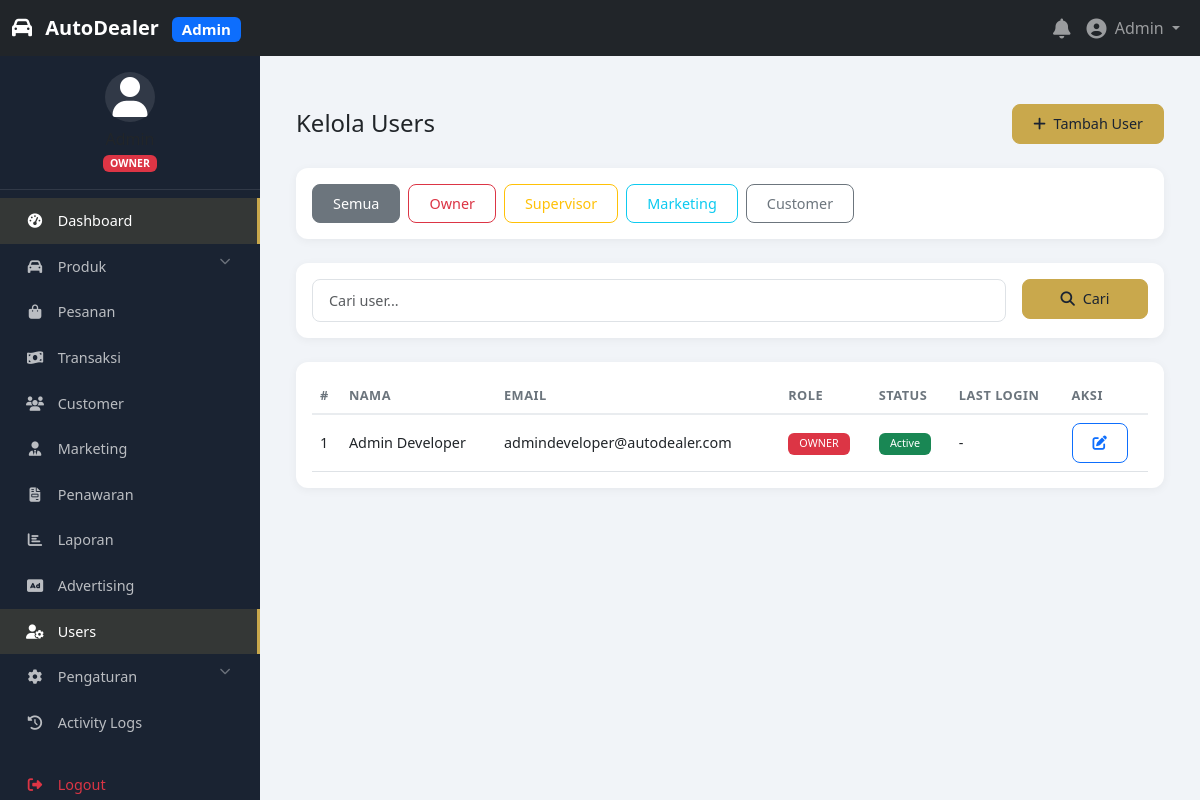
Screenshot of /admin/users/index.php (signed in) with the database file from the repository.
### tables this page shows
CREATE TABLE IF NOT EXISTS users (
    id INT PRIMARY KEY AUTO_INCREMENT,
    username VARCHAR(50) UNIQUE DEFAULT NULL,
    email VARCHAR(100) UNIQUE NOT NULL,
    password VARCHAR(255) NOT NULL,
    first_name VARCHAR(50) DEFAULT NULL,
    last_name VARCHAR(50) DEFAULT NULL,
    phone VARCHAR(20) DEFAULT NULL,
    avatar VARCHAR(255) DEFAULT NULL,
    role ENUM('owner', 'supervisor', 'marketing', 'customer') DEFAULT 'customer',
    status ENUM('active', 'inactive', 'suspended') DEFAULT 'active',
    last_login DATETIME DEFAULT NULL,
    remember_token VARCHAR(255) DEFAULT NULL,
    created_at TIMESTAMP DEFAULT CURRENT_TIMESTAMP,
    updated_at TIMESTAMP DEFAULT CURRENT_TIMESTAMP ON UPDATE CURRENT_TIMESTAMP,
    INDEX idx_email (email),
    INDEX idx_username (username),
    INDEX idx_role (role),
    INDEX idx_status (status)
);

### config/database.php (called while the page is built, shortened)
<?php
class Database {
    private static $instance = null;
    private $connection;
    private function __construct() {
        try {
            $dsn = "mysql:host=" . DB_HOST . ";dbname=" . DB_NAME . ";charset=utf8mb4";
            $this->connection = new PDO($dsn, DB_USER, DB_PASS, [
                PDO::ATTR_ERRMODE => PDO::ERRMODE_EXCEPTION,
                PDO::ATTR_DEFAULT_FETCH_MODE => PDO::FETCH_ASSOC,
                PDO::ATTR_EMULATE_PREPARES => false,
                PDO::MYSQL_ATTR_INIT_COMMAND => "SET NAMES utf8mb4"
            ]);
        } catch (PDOException $e) {
            error_log("Database connection failed: " . $e->getMessage());
            die("Database connection failed. Please check your configuration.");
        }
    }
    public static function getInstance() {
        if (self::$instance === null) {
            self::$instance = new self();
        }
        return self::$instance;
    }
    public function prepare($sql) {
        return $this->connection->prepare($sql);
    }
}
?>

### includes/auth.php (called while the page is built, shortened)
<?php
require_once __DIR__ . '/../config/database.php';
class Auth {
    private $db;
    private $user = null;
    public function __construct() {
        $this->db = Database::getInstance();
    }
    public function isLoggedIn() {
        return isset($_SESSION['user_id']);
    }
    public function getCurrentUser() {
        if ($this->user === null && $this->isLoggedIn()) {
            $stmt = $this->db->prepare("SELECT * FROM users WHERE id = ?");
            $stmt->execute([$_SESSION['user_id']]);
            $this->user = $stmt->fetch();
        }
        return $this->user;
    }
    public function hasRole($role) {
        $user = $this->getCurrentUser();
        if (is_array($role)) {
            return in_array($user['role'], $role);
        }
        return $user['role'] === $role;
    }
    public function requireRole($role) {
        if (!$this->hasRole($role)) {
            header('HTTP/1.0 403 Forbidden');
            include BASE_PATH . '/403.php';
            exit;
        }
    }
}
$auth = new Auth();
?>

### includes/functions.php (called while the page is built, shortened)
<?php
function escape($input) {
    return htmlspecialchars($input, ENT_QUOTES, 'UTF-8');
}
?>

### admin/users/index.php (the view, shortened to what this page needs)
<?php
require_once '../../config/config.php';
require_once '../../includes/functions.php';
$auth->requireRole(['owner']);
include '../includes/admin-header.php';
$db = Database::getInstance();
$search = $_GET['search'] ?? '';
$role = $_GET['role'] ?? '';
$params = [];
$where = '1=1';
$sql = "SELECT * FROM users WHERE $where ORDER BY created_at DESC";
$stmt = $db->prepare($sql);
$stmt->execute($params);
$users = $stmt->fetchAll();
?>
<div class="d-flex justify-content-between align-items-center mb-4">
    <h4 class="mb-0">Kelola Users</h4>
    <a href="create.php" class="btn btn-primary">
        <i class="fas fa-plus me-1"></i> Tambah User
    </a>
</div>
<div class="card mb-4">
    <div class="card-body">
        <div class="d-flex flex-wrap gap-2">
            <a href="?role=" class="btn btn-outline-secondary <?= empty($role) ? 'active' : '' ?>">Semua</a>
            <a href="?role=owner" class="btn btn-outline-danger <?= $role == 'owner' ? 'active' : '' ?>">Owner</a>
            <a href="?role=supervisor" class="btn btn-outline-warning <?= $role == 'supervisor' ? 'active' : '' ?>">Supervisor</a>
            <a href="?role=marketing" class="btn btn-outline-info <?= $role == 'marketing' ? 'active' : '' ?>">Marketing</a>
            <a href="?role=customer" class="btn btn-outline-secondary <?= $role == 'customer' ? 'active' : '' ?>">Customer</a>
        </div>
    </div>
</div>
<div class="card mb-4">
    <div class="card-body">
        <form method="GET" class="row g-3">
            <div class="col-md-10">
                <input type="text" name="search" class="form-control"
                       placeholder="Cari user..." value="<?= escape($search) ?>">
            </div>
            <div class="col-md-2">
                <button type="submit" class="btn btn-primary w-100">
                    <i class="fas fa-search me-1"></i> Cari
                </button>
            </div>
        </form>
    </div>
</div>
<div class="card">
    <div class="card-body">
        <div class="table-responsive">
            <table class="table table-hover">
                <thead>
                    <tr>
                        <th>#</th>
                        <th>Nama</th>
                        <th>Email</th>
                        <th>Role</th>
                        <th>Status</th>
                        <th>Last Login</th>
                        <th>Aksi</th>
                    </tr>
                </thead>
                <tbody>
                    <?php if (empty($users)): ?>
                        <tr>
                            <td colspan="7" class="text-center">Belum ada user</td>
                        </tr>
                    <?php else: ?>
                        <?php foreach ($users as $index => $user): ?>
                            <tr>
                                <td><?= $index + 1 ?></td>
                                <td><?= escape($user['first_name'] . ' ' . ($user['last_name'] ?? '')) ?></td>
                                <td><?= escape($user['email']) ?></td>
                                <td>
                                    <span class="badge bg-<?= $user['role'] == 'owner' ? 'danger' : ($user['role'] == 'supervisor' ? 'warning' : ($user['role'] == 'marketing' ? 'info' : 'secondary')) ?>">
                                        <?= strtoupper($user['role']) ?>
                                    </span>
                                </td>
                                <td>
                                    <span class="badge bg-<?= $user['status'] == 'active' ? 'success' : 'danger' ?>">
                                        <?= ucfirst($user['status']) ?>
                                    </span>
                                </td>
                                <td><?= $user['last_login'] ? formatDate($user['last_login']) : '-' ?></td>
                                <td>
                                    <div class="btn-group btn-group-sm">
                                        <a href="edit.php?id=<?= $user['id'] ?>" class="btn btn-outline-primary">
                                            <i class="fas fa-edit"></i>
                                        </a>
                                    </div>
                                </td>
                            </tr>
                        <?php endforeach; ?>
                    <?php endif; ?>
                </tbody>
            </table>
        </div>
    </div>
</div>
<?php include '../includes/admin-footer.php'; ?>

### admin/includes/admin-header.php (shortened to what this page needs)
<?php
require_once dirname(__DIR__, 2) . '/config/config.php';
require_once dirname(__DIR__, 2) . '/includes/functions.php';
$user = $auth->getCurrentUser();
?>
<!DOCTYPE html>
<html lang="id">
<head>
    <link href="https://cdn.jsdelivr.net/npm/bootstrap@5.3.0/dist/css/bootstrap.min.css" rel="stylesheet">
    <link rel="stylesheet" href="https://cdnjs.cloudflare.com/ajax/libs/font-awesome/6.5.0/css/all.min.css">
    <link rel="stylesheet" href="<?= ASSETS_URL ?>css/admin.css?v=<?= time() ?>">
    <link rel="stylesheet" href="<?= ASSETS_URL ?>css/responsive.css?v=<?= time() ?>">
</head>
<body>
    <nav class="navbar navbar-expand-lg navbar-dark bg-dark fixed-top">
        <div class="container-fluid">
            <a class="navbar-brand" href="<?= ADMIN_URL ?>">
                <i class="fas fa-car me-2"></i>
                <span class="fw-bold">AutoDealer</span>
                <span class="badge bg-primary ms-2">Admin</span>
            </a>
            <div class="collapse navbar-collapse" id="adminNavbar">
                <ul class="navbar-nav ms-auto align-items-center">
                    <li class="nav-item dropdown">
                        <a class="nav-link position-relative" href="#" data-bs-toggle="dropdown">
                            <i class="fas fa-bell fa-lg"></i>
                        </a>
                    </li>
                    <li class="nav-item dropdown">
                        <a class="nav-link dropdown-toggle" href="#" data-bs-toggle="dropdown">
                            <i class="fas fa-user-circle fa-lg me-1"></i>
                            <?= escape($user['first_name'] ?? $user['username'] ?? 'User') ?>
                        </a>
                    </li>
                </ul>
            </div>
        </div>
    </nav>
    <div class="admin-wrapper">
        <?php include 'admin-sidebar.php'; ?>
        <div class="admin-content">
            <div class="container-fluid py-4">

### admin/includes/admin-sidebar.php (shortened to what this page needs)
<?php
$user = $auth->getCurrentUser();
$role = $user['role'];
$currentPage = basename($_SERVER['PHP_SELF']);
$currentDir = basename(dirname($_SERVER['PHP_SELF']));
function isActive($page, $dir = '') {
    global $currentPage, $currentDir;
    if ($dir) {
        return $currentDir == $dir ? 'active' : '';
    }
    return $currentPage == $page ? 'active' : '';
}
function isActiveParent($dirs) {
    global $currentDir;
    return in_array($currentDir, $dirs) ? 'active' : '';
}
?>
<nav class="admin-sidebar">
    <div class="sidebar-user text-center py-3">
        <div class="avatar-circle mx-auto mb-2">
            <?php if (!empty($user['avatar'])): ?>
                <img src="<?= UPLOADS_URL . 'users/' . $user['avatar'] ?>" alt="Avatar" class="rounded-circle" width="50">
            <?php else: ?>
                <i class="fas fa-user fa-2x"></i>
            <?php endif; ?>
        </div>
        <h6 class="mb-0"><?= escape($user['first_name'] ?? $user['username'] ?? 'User') ?></h6>
        <small class="text-muted">
            <span class="badge bg-<?= $role == 'owner' ? 'danger' : ($role == 'supervisor' ? 'warning' : 'info') ?>">
                <?= strtoupper($role) ?>
            </span>
        </small>
    </div>
    <ul class="nav nav-pills flex-column">
        <li class="nav-item">
            <a class="nav-link <?= isActive('index.php', '') ?>" href="<?= ADMIN_URL ?>">
                <i class="fas fa-tachometer-alt me-2"></i> Dashboard
            </a>
        </li>
        <li class="nav-item">
            <a class="nav-link <?= isActiveParent(['products']) ?>" href="#productsMenu" data-bs-toggle="collapse">
                <i class="fas fa-car me-2"></i> Produk
                <i class="fas fa-chevron-down float-end"></i>
            </a>
        </li>
        <li class="nav-item">
            <a class="nav-link <?= isActiveParent(['orders']) ?>" href="<?= ADMIN_URL ?>orders/">
                <i class="fas fa-shopping-bag me-2"></i> Pesanan
            </a>
        </li>
        <li class="nav-item">
            <a class="nav-link <?= isActiveParent(['transactions']) ?>" href="<?= ADMIN_URL ?>transactions/">
                <i class="fas fa-money-bill-wave me-2"></i> Transaksi
            </a>
        </li>
        <li class="nav-item">
            <a class="nav-link <?= isActiveParent(['customers']) ?>" href="<?= ADMIN_URL ?>customers/">
                <i class="fas fa-users me-2"></i> Customer
            </a>
        </li>
        <li class="nav-item">
            <a class="nav-link <?= isActiveParent(['marketing']) ?>" href="<?= ADMIN_URL ?>marketing/">
                <i class="fas fa-user-tie me-2"></i> Marketing
            </a>
        </li>
        <li class="nav-item">
            <a class="nav-link <?= isActiveParent(['offers']) ?>" href="<?= ADMIN_URL ?>offers/">
                <i class="fas fa-file-invoice me-2"></i> Penawaran
            </a>
        </li>
        <li class="nav-item">
            <a class="nav-link <?= isActive('index.php', 'reports') ?>" href="<?= ADMIN_URL ?>reports/">
                <i class="fas fa-chart-bar me-2"></i> Laporan
            </a>
        </li>
        <?php if ($role == 'owner'): ?>
            <li class="nav-item">
                <a class="nav-link <?= isActive('index.php', 'advertising') ?>" href="<?= ADMIN_URL ?>advertising/">
                    <i class="fas fa-ad me-2"></i> Advertising
                </a>
            </li>
            <li class="nav-item">
                <a class="nav-link <?= isActiveParent(['users']) ?>" href="<?= ADMIN_URL ?>users/">
                    <i class="fas fa-user-cog me-2"></i> Users
                </a>
            </li>
            <li class="nav-item">
                <a class="nav-link <?= isActiveParent(['settings']) ?>" href="#settingsMenu" data-bs-toggle="collapse">
                    <i class="fas fa-cog me-2"></i> Pengaturan
                    <i class="fas fa-chevron-down float-end"></i>
                </a>
            </li>
            <li class="nav-item">
                <a class="nav-link <?= isActive('index.php', 'logs') ?>" href="<?= ADMIN_URL ?>logs/">
                    <i class="fas fa-history me-2"></i> Activity Logs
                </a>
            </li>
        <?php endif; ?>
        <li class="nav-item mt-3">
            <a class="nav-link text-danger" href="<?= BASE_URL ?>logout.php">
                <i class="fas fa-sign-out-alt me-2"></i> Logout
            </a>
        </li>
    </ul>
</nav>

### assets/css/admin.css (style rules this page uses)
:root { --admin-primary: #1a2332; --admin-secondary: #c9a84c; --admin-bg: #f1f4f8; --admin-text: #2c3e50; }
.admin-wrapper { display: flex; min-height: calc(100vh - 56px); margin-top: 56px; }
.admin-sidebar { width: 260px; background: var(--admin-primary); min-height: calc(100vh - 56px); position: fixed; top: 56px; left: 0; overflow-y: auto; z-index: 100; transition: all 0.3s ease; }
.admin-sidebar .sidebar-user { border-bottom: 1px solid rgba(255, 255, 255, 0.1); padding: 1.5rem; }
.admin-sidebar .avatar-circle { width: 50px; height: 50px; border-radius: 50%; background: rgba(255, 255, 255, 0.1); display: flex; align-items: center; justify-content: center; color: #fff; font-size: 20px; }
.admin-sidebar .nav { padding: 0.5rem 0; }
.admin-sidebar .nav-link { color: rgba(255, 255, 255, 0.7); padding: 0.75rem 1.5rem; border-radius: 0; transition: all 0.3s ease; font-size: 0.9rem; }
.admin-sidebar .nav-link.active { color: #fff; background: rgba(201, 168, 76, 0.15); border-right: 3px solid var(--admin-secondary); }
.admin-sidebar .nav-link i { width: 22px; text-align: center; font-size: 0.9rem; }
.admin-sidebar .nav-link .float-end { font-size: 0.7rem; opacity: 0.5; }
.admin-content { margin-left: 260px; padding: 1.5rem; flex: 1; background: var(--admin-bg); min-height: calc(100vh - 56px); }
.admin-content .card { border: none; border-radius: 12px; box-shadow: 0 2px 10px rgba(0, 0, 0, 0.05); transition: all 0.3s ease; }
.admin-content .table { margin-bottom: 0; }
.admin-content .table th { font-weight: 600; font-size: 0.8rem; text-transform: uppercase; letter-spacing: 0.5px; color: #6c757d; border-bottom: 2px solid #e9ecef; }
.admin-content .table td { vertical-align: middle; font-size: 0.9rem; }
.admin-content .form-control, .admin-content .form-select { border-radius: 8px; border: 1px solid #dee2e6; font-size: 0.9rem; padding: 0.6rem 1rem; }
.admin-content .btn { border-radius: 8px; font-weight: 500; padding: 0.5rem 1.25rem; font-size: 0.9rem; }
.admin-content .btn-primary { background: var(--admin-secondary); border-color: var(--admin-secondary); color: #1a2332; }
.admin-content .badge { font-weight: 500; padding: 0.35rem 0.7rem; }

### rows the page displays
users: first_name "Admin", role "OWNER", first_name+last_name "Admin Developer", email "admindeveloper@autodealer.com", status "Active"
